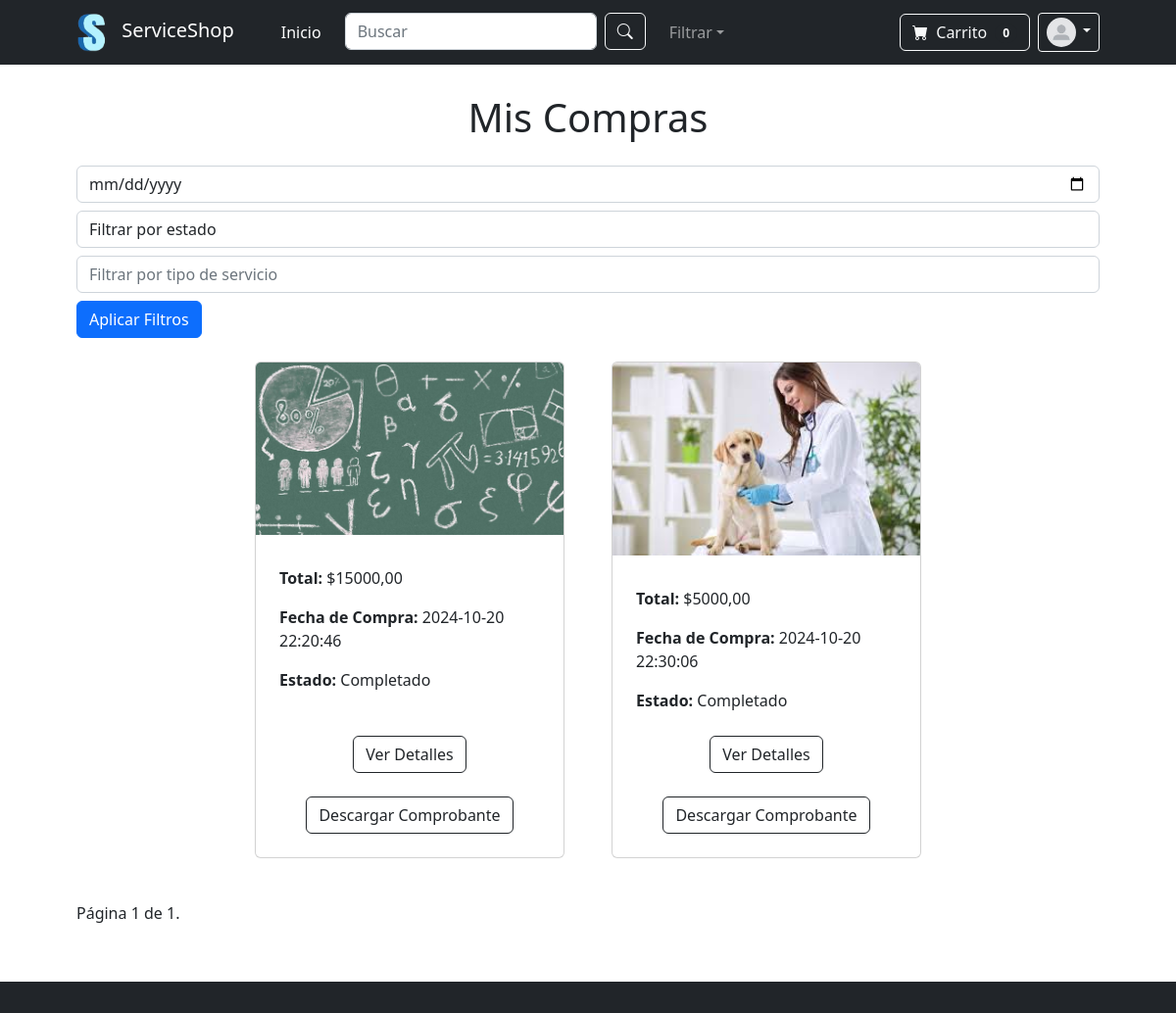
/appserviceshop/miscompras/, run on the app's committed database.
### appserviceshop/models.py (models this page shows, shortened)
class Compras_M(models.Model):
    servicio = models.ForeignKey(Servicio, on_delete=models.CASCADE)  # Cambiado a ForeignKey
    comprador = models.ForeignKey(User, on_delete=models.CASCADE)  # Cambiado a ForeignKey
    fecha_compra = models.DateTimeField(auto_now_add=True)
    venta = models.ForeignKey(Ventas_M, on_delete=models.CASCADE)
    total = models.DecimalField(max_digits=10, decimal_places=2, null=True, blank=True)

class Servicio(models.Model):
    CATEGORIA_CHOICES = [
        ('Tecnologia', 'Tecnología'),
        ('Educacion', 'Educación'),
        ('Salud', 'Salud'),
        ('Alimentacion', 'Alimentación'),
    ]
    ZONA_CHOICES = [
        ('Norte', 'Norte'),
        ('Sur', 'Sur'),
        ('Este', 'Este'),
        ('Oeste', 'Oeste'),
    ]
    name = models.CharField(max_length=100)  # Nombre del servicio
    categoria = models.CharField(max_length=20, choices=CATEGORIA_CHOICES)  # Categoría
    precio = models.DecimalField(max_digits=10, decimal_places=2)  # Precio del servicio
    zona = models.CharField(max_length=20, choices=ZONA_CHOICES)  # Zona
    descripcion = models.TextField()  # Descripción del servicio
    disponibilidadhoraria = models.CharField(max_length=100)  # Disponibilidad horaria
    imagen = models.ImageField(upload_to='imgservices/')
    creacion = models.DateTimeField(auto_now_add=True)  # Fecha de creación
    actualizacion = models.DateTimeField(auto_now=True)  # Fecha de última actualización
    vendedor = models.ForeignKey(User, on_delete=models.CASCADE, related_name="servicios")

class Ventas_M(models.Model):
    CATEGORIA_CHOICES = [
        ('En curso', 'En curso'),
        ('Cancelado', 'Cancelado'),
        ('Completado', 'Completado'),
    ]
    vendedor = models.ForeignKey(User, on_delete=models.CASCADE)
    servicio = models.ForeignKey(Servicio, on_delete=models.CASCADE)
    fecha_venta = models.DateTimeField(auto_now_add=True)
    estado = models.CharField(
        max_length=20,
        choices=CATEGORIA_CHOICES,
        default='En curso'  # Valor predeterminado para el estado
    )

### appserviceshop/views.py (the view)
# urls.py: path('miscompras/',views.mis_compras,name="miscompras"),
def mis_compras(request):
    compras = Compras_M.objects.all()
    fecha = request.GET.get('date')
    if fecha:
        compras = compras.filter(fecha_compra__date=fecha)
    estado = request.GET.get('status')
    if estado:
        compras = compras.filter(venta__estado__iexact=estado)
    servicio = request.GET.get('service')
    if servicio:
        compras = compras.filter(servicio__nombre__icontains=servicio)
    page_number = request.GET.get('page')  # Obtener el número de página actual
    paginator = Paginator(compras, 10)  # Mostrar 10 compras por página
    page_obj = paginator.get_page(page_number)  # Obtener el objeto de la página actual
    return render(request, 'miscompras.html', {'page_obj': page_obj})

### appserviceshop/context_processors.py (called while the page is built, shortened)
def avatar_processor(request):
    if request.user.is_authenticated:
        avatar = Avatar.objects.filter(user=request.user).first()
        if avatar and avatar.imagen:
            imagen = avatar.imagen.url  # Si el usuario tiene un avatar, usa su URL
        else:
            imagen = static('img/predeterminado.jpg')  # Imagen predeterminada si no tiene avatar
    else:
        imagen = static('img/predeterminado.jpg')  # Imagen predeterminada para usuarios no autenticados
    return {'imagen': imagen}

def servicios_context(request):
    servicios = Servicio.objects.all()
    return {'servicios': servicios}

def ventas_context(request):
    if request.user.is_authenticated:
        ventas_list = Ventas_M.objects.filter(vendedor=request.user)
    else:
        ventas_list = []
    return {
        'ventas_list': ventas_list
    }

def carrito_context(request):
    return {
        'servicios_en_carrito': [],
        'total_precio': 0,
        'carrito_cantidad': 0,  # Si el usuario no está autenticado, la cantidad es 0
    }

### appserviceshop/templates/miscompras.html (shortened to what this page needs)
{% extends "padre.html" %}
{% load static %}
{% block contenidoQueCambia %}
<section class="py-5">
    <div class="container px-4 px-lg-5 mt-5">
        <h1 style="text-align: center; margin-bottom: 25px;">Mis Compras</h1>
        <div class="filters mb-4">
            <form method="GET" action="{% url 'miscompras' %}">
                <input type="date" id="filter-date" name="date" class="form-control" placeholder="Filtrar por fecha">
                <select id="filter-status" name="status" class="form-control mt-2">
                    <option value="">Filtrar por estado</option>
                </select>
                <input type="text" id="filter-service" name="service" class="form-control mt-2" placeholder="Filtrar por tipo de servicio">
                <button type="submit" class="btn btn-primary mt-2">Aplicar Filtros</button>
            </form>
        </div>
        <div class="row gx-4 gx-lg-5 row-cols-1 row-cols-md-2 row-cols-xl-3 justify-content-center" id="purchase-list">
            {% for compra in page_obj %}
            <div class="col mb-4">
                <div class="card h-100">
                    <img class="card-img-top" src="{{ compra.servicio.imagen.url }}" alt="{{ compra.servicio.nombre }}">
                    <div class="card-body p-4">
                        <p class="card-text"><strong>Total:</strong> ${{ compra.total }}</p>
                        <p class="card-text"><strong>Fecha de Compra:</strong> {{ compra.fecha_compra|date:"Y-m-d H:i:s" }}</p>
                        <p class="card-text"><strong>Estado:</strong> {{ compra.venta.estado }}</p>
                    </div>
                    <div class="card-footer p-4 pt-0 border-top-0 bg-transparent">
                        <div class="text-center">
                            <button class="btn btn-outline-dark mt-auto details-btn">Ver Detalles</button>
                            <br></br>
                            <button class="btn btn-outline-dark mt-auto download-btn">Descargar Comprobante</button>
                        </div>
                    </div>
                </div>
            </div>
            {% empty %}
            <div id="no-compras" class="no-compras col-12">
                <p>No Existen Compras en el Historial.</p>
            </div>
            {% endfor %}
        </div>
        <div class="pagination" style="text-align: center; margin-top: 20px;">
            <span style="display: block; margin-bottom: 10px;">
                Página {{ page_obj.number }} de {{ page_obj.paginator.num_pages }}.
            </span>
        </div>
    </div>
</section>
{% endblock %}

### data on the page
Compras_M: servicio.imagen (picture), total "15000,00", fecha_compra "2024-10-20 22:20:46", venta.estado "Completado"
Compras_M: servicio.imagen (picture), total "5000,00", fecha_compra "2024-10-20 22:30:06", venta.estado "Completado"

### other printed values
{{ carrito_cantidad }} "0"
{{ page_obj.number }} "1"
{{ page_obj.paginator.num_pages }} "1"
